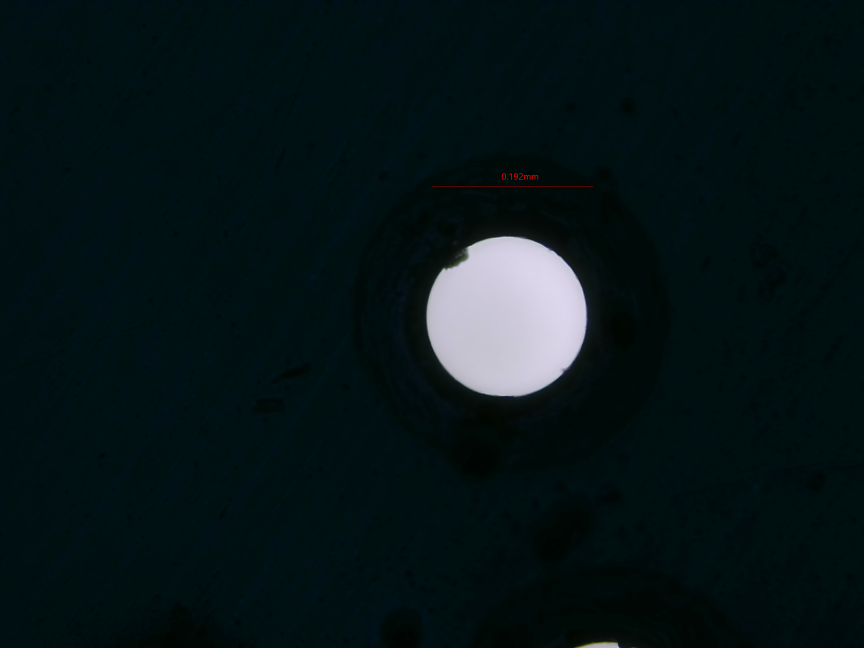
#> input picture test_data/0-192_100x.tif, 2592 x 1944 px (shown at 1/3 size)
$ python measure_hole.py ../test_data/0-192_100x.tif 1.0
#> lines starting #> are read from the running program, lines starting #| are printed output that depends on the picture; after the words box and inside, x2 and y2 are one past the last pixel; in counts of white or black regions, pixels touching at a corner belong together
#!/usr/bin/env python3
"""Measure the diameter of a hole in a microscope image.

    python vision/measure_hole.py IMAGE PX_PER_MM [-d] [-o PATH]

Prints the hole diameter in millimetres. With -d it also writes the input image with the
detected hole circled (default: <image>_debug.png next to the input).

The hole is expected to show up as a bright, roughly circular area (light shining through
it) bounded by a darker rim or background. Detection runs in two stages:

1. Coarse: Hough circle transforms and a bright-blob search on a downscaled copy propose
   candidate circles.
2. Fine: for each candidate, rays are cast from its centre and the bright-to-dark edge is
   located on every ray with sub-pixel precision (steepest intensity drop). A circle is
   fitted to those edge points while rejecting outliers, so burrs, chips and debris on the
   rim do not skew the result. The candidate whose circle is backed by the strongest and
   most complete edge wins.
"""

from __future__ import annotations

import argparse
import sys
from contextlib import contextmanager
from dataclasses import dataclass
from pathlib import Path

import cv2
import numpy as np

EDGE_BLUR_SIGMA = 1.5  # px, noise suppression before locating edges
EDGE_SNR = 5.0  # an edge must be this many times steeper than the image noise
NOISE_FLOOR = 0.25  # grey levels per px; flat 8-bit backgrounds would otherwise read as noise-free
COARSE_SIZE = 640  # px, longest side of the image used for the coarse search
MIN_COVERAGE = 0.3  # fraction of the rim that must be found to accept a circle
LOW_COVERAGE_WARNING = 0.6


@dataclass
class Hole:
    """A detected hole. Pixel values refer to the full-resolution input image."""

    center_x: float
    center_y: float
    radius_px: float
    diameter_mm: float
    coverage: float  # fraction of the rim where an edge was found that fits the circle
    rim_deviation_px: float  # robust standard deviation of the rim around the circle


@dataclass
class _Fit:
    cx: float
    cy: float
    r: float
    coverage: float
    support: float  # mean edge strength along the whole circumference
    deviation: float


class HoleNotFoundError(RuntimeError):
    pass


def load_image(path: str | Path) -> np.ndarray:
    with _quiet_opencv():
        image = cv2.imread(str(path), cv2.IMREAD_COLOR)
    if image is None:
        raise FileNotFoundError(f"cannot read image: {path}")
    return image


# [7 lines left out: function decode_image, not called in this run]


@contextmanager
def _quiet_opencv():
    # Microscope TIFFs carry vendor tags that make libtiff warn on every read.
    log_level = cv2.utils.logging.getLogLevel()
    cv2.utils.logging.setLogLevel(cv2.utils.logging.LOG_LEVEL_ERROR)
    try:
        yield
    finally:
        cv2.utils.logging.setLogLevel(log_level)


def measure_hole(image: np.ndarray, px_per_mm: float) -> Hole:
    """Find the hole in a BGR or grayscale image and measure its diameter."""
    if px_per_mm <= 0:
        raise ValueError("px_per_mm must be positive")
    gray = _to_gray(image)
    smooth = cv2.GaussianBlur(gray, (0, 0), EDGE_BLUR_SIGMA)
    noise = 1.4826 * float(np.median(np.abs(np.diff(smooth, axis=1))))
    min_strength = EDGE_SNR * max(noise, NOISE_FLOOR)

    best = None
    for cx, cy, r in _coarse_candidates(gray):
        fit = _refine(smooth, cx, cy, r, min_strength)
        if fit and fit.coverage >= MIN_COVERAGE and (best is None or fit.support > best.support):
            best = fit
    if best is None:
        raise HoleNotFoundError("no hole found in the image")

    return Hole(
        center_x=best.cx,
        center_y=best.cy,
        radius_px=best.r,
        diameter_mm=2 * best.r / px_per_mm,
        coverage=best.coverage,
        rim_deviation_px=best.deviation,
    )


# [23 lines left out: function draw_debug, not called in this run]


def _to_gray(image: np.ndarray) -> np.ndarray:
    if image.ndim == 2:
        return image.astype(np.float32)
    return cv2.cvtColor(_remove_annotations(image), cv2.COLOR_BGR2GRAY).astype(np.float32)


def _remove_annotations(bgr: np.ndarray) -> np.ndarray:
    """Paint over red overlay lines and labels burned in by the microscope software."""
    b, g, r = (c.astype(np.int16) for c in cv2.split(bgr))
    mask = ((r > 100) & (r - np.maximum(g, b) > 80)).astype(np.uint8)
    # Overlays are thin lines and text; a large red area is image content, leave it alone.
    if not mask.any() or mask.mean() > 0.02:
        return bgr
    mask = cv2.dilate(mask, np.ones((5, 5), np.uint8))
    return cv2.inpaint(bgr, mask, 3, cv2.INPAINT_TELEA)


def _coarse_candidates(gray: np.ndarray) -> list[tuple[float, float, float]]:
    """Rough (cx, cy, r) guesses in full-resolution pixels."""
    h, w = gray.shape
    factor = max(1, round(max(h, w) / COARSE_SIZE))
    small = cv2.resize(gray, (w // factor, h // factor), interpolation=cv2.INTER_AREA)
    small = cv2.GaussianBlur(small, (0, 0), 2)
    # Stretch contrast for the Hough edge thresholds. Keep the brightest pixels unclipped:
    # a small hole may be all of them.
    lo, hi = np.percentile(small, 0.5), small.max()
    small = np.clip((small - lo) * (255 / max(hi - lo, 1.0)), 0, 255).astype(np.uint8)
    sh, sw = small.shape
    min_r, max_r = 6, int(0.6 * min(sh, sw))

    found = []
    for method, param2 in ((cv2.HOUGH_GRADIENT_ALT, 0.7), (cv2.HOUGH_GRADIENT, 25)):
        circles = cv2.HoughCircles(small, method, dp=1, minDist=10, param1=60, param2=param2,
                                   minRadius=min_r, maxRadius=max_r)
        if circles is not None:
            found.extend(tuple(c) for c in circles[0][:5])

    # Fallback for when Hough finds nothing useful: the largest bright blobs.
    _, bright = cv2.threshold(small, 0, 255, cv2.THRESH_BINARY | cv2.THRESH_OTSU)
    n, _, stats, centroids = cv2.connectedComponentsWithStats(bright)
    areas = stats[1:, cv2.CC_STAT_AREA]
    for i in np.argsort(areas)[::-1][:3] + 1:
        if stats[i, cv2.CC_STAT_AREA] >= np.pi * min_r**2:
            found.append((*centroids[i], np.sqrt(stats[i, cv2.CC_STAT_AREA] / np.pi)))

    sx, sy = w / sw, h / sh
    candidates: list[tuple[float, float, float]] = []
    for x, y, r in found:
        c = ((x + 0.5) * sx - 0.5, (y + 0.5) * sy - 0.5, r * (sx + sy) / 2)
        # Several guesses usually describe the same circle; refining one of them is enough.
        if all(np.hypot(c[0] - o[0], c[1] - o[1]) > 0.05 * o[2] or abs(c[2] - o[2]) > 0.05 * o[2]
               for o in candidates):
            candidates.append(c)
    return candidates


def _refine(smooth: np.ndarray, cx: float, cy: float, r: float, min_strength: float) -> _Fit | None:
    """Fit a circle to the bright-to-dark edge near the circle (cx, cy, r)."""
    # Wide search bands first to reach the edge from a rough guess, then narrow bands
    # around the improved circle so edges further away cannot interfere.
    for band_fraction, max_rays in ((0.5, 360), (0.15, 720), (0.03, 3600), (0.03, 3600)):
        band = max(band_fraction * r, 8.0)
        n_rays = int(np.clip(2 * np.pi * r, 90, max_rays))
        x, y, strength = _edge_points(smooth, cx, cy, r, band, n_rays)
        # Rays that only found noise, or a much weaker edge than most rays, do not count.
        strong = strength > max(min_strength, 0.3 * np.median(strength))
        if strong.sum() < max(10, MIN_COVERAGE * n_rays):
            return None
        cx, cy, r, inliers, deviation = _fit_circle_robust(x[strong], y[strong])
        if not (np.isfinite(r) and r > 1):
            return None
    return _Fit(
        cx=cx,
        cy=cy,
        r=r,
        coverage=inliers.sum() / n_rays,
        support=strength[strong][inliers].sum() / n_rays,
        deviation=deviation,
    )


def _edge_points(smooth: np.ndarray, cx: float, cy: float, r: float, band: float, n_rays: int,
                 step: float = 0.5) -> tuple[np.ndarray, np.ndarray, np.ndarray]:
    """On each of n_rays rays, find where the intensity drops fastest within r +- band.

    Returns the edge points (x, y) and the steepness of the drop at each of them.
    """
    angles = np.linspace(0, 2 * np.pi, n_rays, endpoint=False)
    cos, sin = np.cos(angles), np.sin(angles)
    radii = np.arange(max(r - band, 0.3 * r), r + band, step)
    map_x = (cx + np.outer(cos, radii)).astype(np.float32)
    map_y = (cy + np.outer(sin, radii)).astype(np.float32)
    # Outside the image the border pixel is repeated: flat, so no false edges.
    profiles = cv2.remap(smooth, map_x, map_y, cv2.INTER_LINEAR, borderMode=cv2.BORDER_REPLICATE)

    slope = np.gradient(profiles, step, axis=1)  # intensity change per pixel outwards
    k = np.argmin(slope[:, 1:-1], axis=1) + 1  # steepest bright-to-dark drop
    rows = np.arange(n_rays)
    before, at, after = slope[rows, k - 1], slope[rows, k], slope[rows, k + 1]
    # Sub-pixel position: vertex of the parabola through the three slope samples.
    curvature = before - 2 * at + after
    offset = np.divide(before - after, 2 * curvature, out=np.zeros_like(curvature),
                       where=np.abs(curvature) > 1e-6)
    edge_r = radii[k] + np.clip(offset, -0.5, 0.5) * step
    return cx + cos * edge_r, cy + sin * edge_r, -at


def _fit_circle_robust(x: np.ndarray, y: np.ndarray, k: float = 3.0, min_tolerance: float = 2.0):
    """Circle fit that iteratively drops points further than k sigma (MAD) from the circle."""
    inliers = np.ones(len(x), dtype=bool)
    for _ in range(30):
        cx, cy, r = _fit_circle(x[inliers], y[inliers])
        residual = np.hypot(x - cx, y - cy) - r
        res_in = residual[inliers]
        sigma = 1.4826 * np.median(np.abs(res_in - np.median(res_in)))
        updated = np.abs(residual) <= max(k * sigma, min_tolerance)
        if updated.sum() < 3 or np.array_equal(updated, inliers):
            break
        inliers = updated
    return cx, cy, r, inliers, sigma


def _fit_circle(x: np.ndarray, y: np.ndarray) -> tuple[float, float, float]:
    """Least-squares circle: algebraic (Kasa) fit refined by Gauss-Newton on the distances."""
    a = np.column_stack([x, y, np.ones_like(x)])
    (p, q, s), *_ = np.linalg.lstsq(a, x * x + y * y, rcond=None)
    cx, cy = p / 2, q / 2
    r = np.sqrt(s + cx * cx + cy * cy)
    for _ in range(10):
        dx, dy = x - cx, y - cy
        d = np.hypot(dx, dy)
        jacobian = np.column_stack([dx / d, dy / d, np.ones_like(d)])
        delta, *_ = np.linalg.lstsq(jacobian, d - r, rcond=None)
        cx, cy, r = cx + delta[0], cy + delta[1], r + delta[2]
        if np.abs(delta).max() < 1e-4:
            break
    return float(cx), float(cy), float(r)


def main(argv: list[str] | None = None) -> int:
    parser = argparse.ArgumentParser(description="Measure the diameter of a hole in a microscope image.")
    parser.add_argument("image", type=Path, help="path to the microscope image (TIFF, PNG, JPEG, ...)")
    parser.add_argument("px_per_mm", type=float,
                        help="image scale in pixels per millimetre, e.g. 1016.3473 at 40x")
    parser.add_argument("-d", "--debug", action="store_true",
                        help="also write a copy of the image with the detected hole circled")
    parser.add_argument("-o", "--debug-output", type=Path, metavar="PATH",
                        help="where to write the debug image (default: <image>_debug.png next to "
                             "the input); implies -d")
    args = parser.parse_args(argv)
    if args.px_per_mm <= 0:
        parser.error("px_per_mm must be positive")

    try:
        image = load_image(args.image)
#> in load_image, image is the input picture: shape (1944, 2592, 3); mean B, G, R 23.6, 21.6, 7.7
        hole = measure_hole(image, args.px_per_mm)
#> in _remove_annotations, `b, g, r = (c.astype(np.int16) for c in cv2.split(bgr))`:
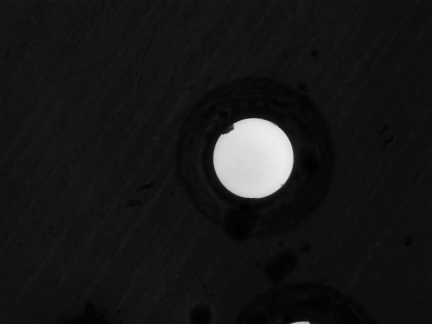
#> b: shape (1944, 2592) int16 (shown at 1/6 size); min 0, max 238, mean 23.6
#> in _remove_annotations, `b, g, r = (c.astype(np.int16) for c in cv2.split(bgr))`:
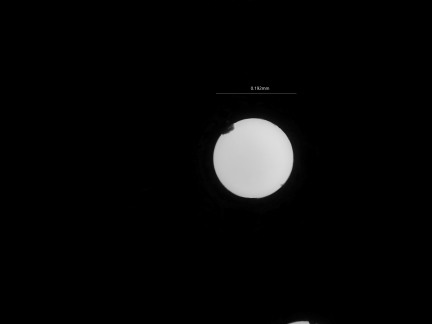
#> r: shape (1944, 2592) int16 (shown at 1/6 size); min 0, max 255, mean 7.7
#> in _remove_annotations, `mask = ((r > 100) & (r - np.maximum(g, b) > 80)).astype(np.uint8)`:
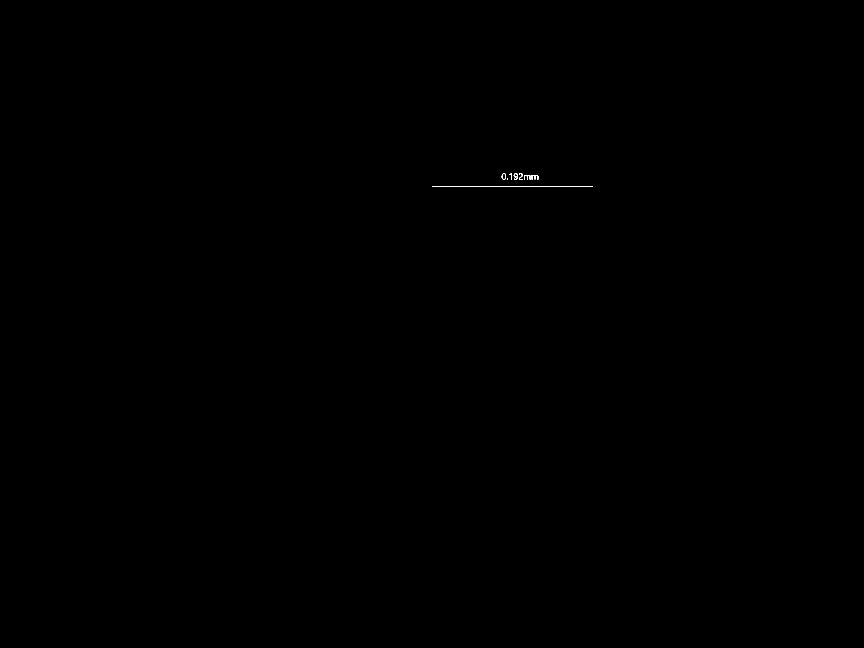
#> mask: shape (1944, 2592) (shown at 1/3 size); values 0 (black) and 1 (white), 0.02% white in thin lines or dots, all inside (x1, y1, x2, y2) = (1296, 520, 1779, 561)
#> in _remove_annotations, `mask = cv2.dilate(mask, np.ones((5, 5), np.uint8))`:
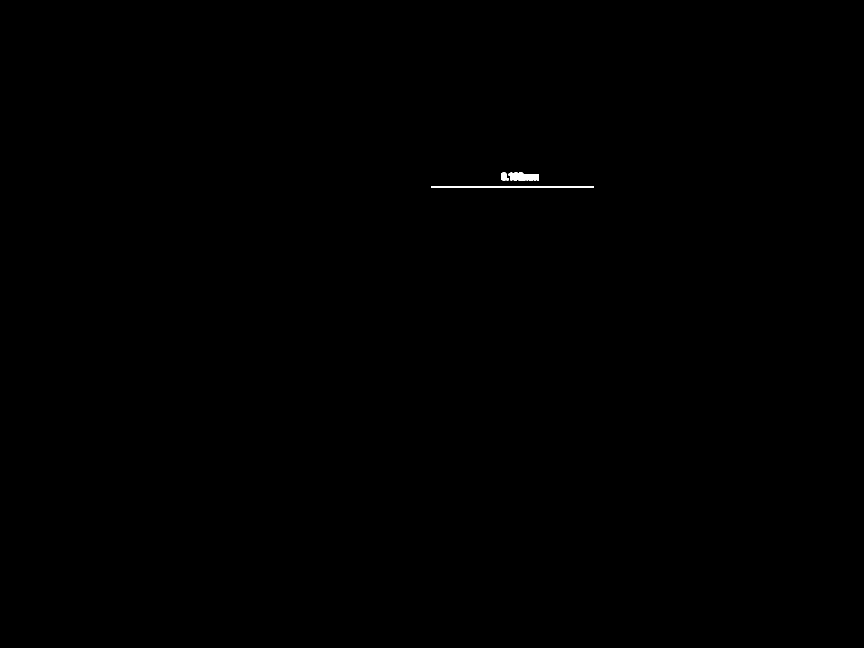
#> mask: shape (1944, 2592) (shown at 1/3 size); values 0 (black) and 1 (white), 0.09% white; 4 white regions, box (x1, y1, x2, y2) and area: (1294, 558, 1781, 563) 2435, (1539, 518, 1617, 541) 1391, (1503, 518, 1526, 541) 374, (1526, 518, 1537, 541) 174
#> in measure_hole, `noise = 1.4826 * float(np.median(np.abs(np.diff(smooth, axis=1))))`: noise = 0.0508
#> in measure_hole, `min_strength = EDGE_SNR * max(noise, NOISE_FLOOR)`: min_strength = 1.25
#> in _coarse_candidates, `h, w = gray.shape`: h = 1944; w = 2592
#> in _coarse_candidates, `factor = max(1, round(max(h, w) / COARSE_SIZE))`: factor = 4
#> in _coarse_candidates, `small = cv2.resize(gray, (w // factor, h // factor), interpolation=cv2..`:
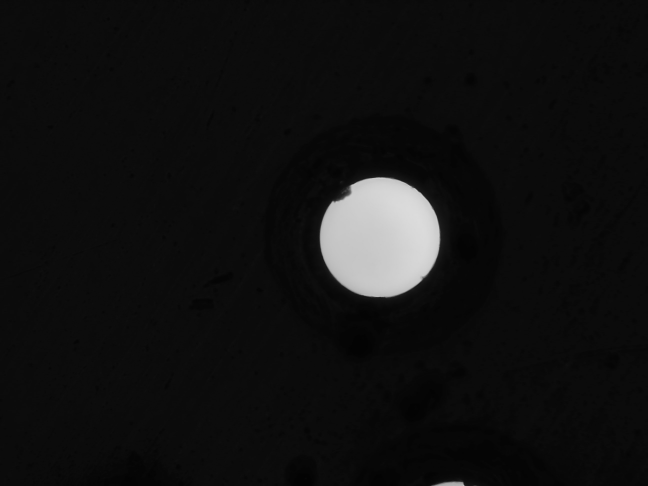
#> small: shape (486, 648) float32; min 2.69, max 220.1, mean 17.7
#> in _coarse_candidates, `lo, hi = np.percentile(small, 0.5), small.max()`: lo = 4.64; hi = 219.4
#> in _coarse_candidates, `small = np.clip((small - lo) * (255 / max(hi - lo, 1.0)), 0, 255).asty..`:
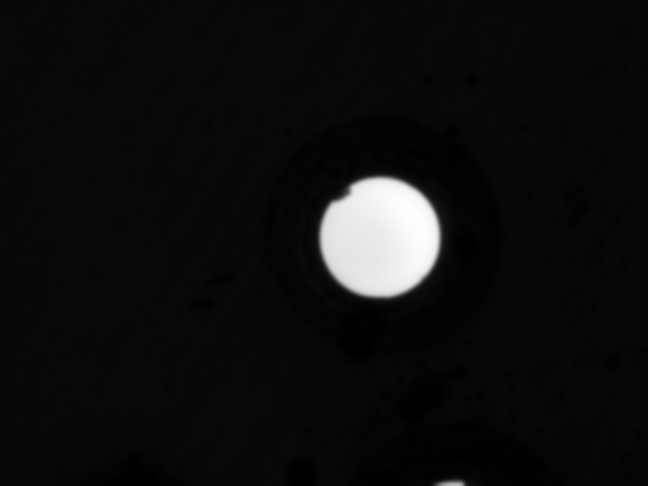
#> small: shape (486, 648); min 0, max 255, mean 15
#> in _coarse_candidates, `sh, sw = small.shape`: sh = 486; sw = 648
#> in _coarse_candidates, `min_r, max_r = 6, int(0.6 * min(sh, sw))`: min_r = 6; max_r = 291
#> in _coarse_candidates, `_, bright = cv2.threshold(small, 0, 255, cv2.THRESH_BINARY | cv2.THRES..`:
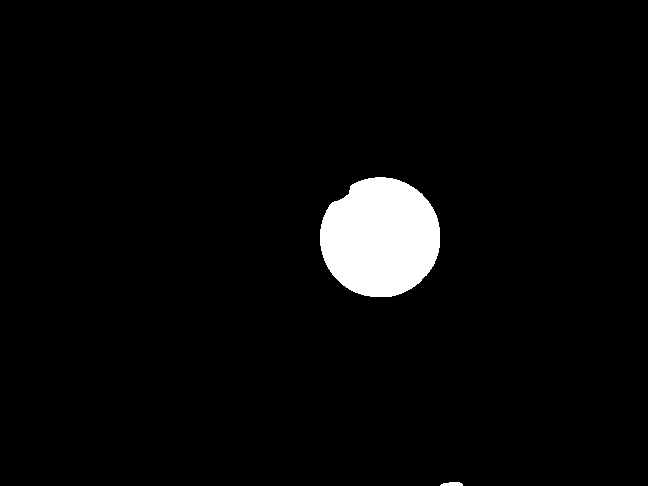
#> bright: shape (486, 648); 3.6% white; 2 white regions, box (x1, y1, x2, y2) and area: (320, 177, 440, 297) 11276, (440, 482, 463, 486) 75
#> in _coarse_candidates, `n, _, stats, centroids = cv2.connectedComponentsWithStats(bright)`: n = 3; stats = [[0, 0, 648, 486, 303577], [320, 177, 120, 120, 11276], [440, 482, 23, 4, 75]]; centroids = [[321.4, 242.6], [380, 237.3], [451.8, 483.8]]
#> in _coarse_candidates, `areas = stats[1:, cv2.CC_STAT_AREA]`: areas = [11276, 75]
#> in _coarse_candidates, `sx, sy = w / sw, h / sh`: sx = 4
#> the loop in measure_hole, `for cx, cy, r in _coarse_candidates(gray):` made 3 passes
    except (FileNotFoundError, HoleNotFoundError) as exc:
        print(f"error: {exc}", file=sys.stderr)
        return 1

    if hole.coverage < LOW_COVERAGE_WARNING:
        print(f"warning: an edge was found on only {hole.coverage:.0%} of the rim; "
              "check the result with -d", file=sys.stderr)
    print(f"{hole.diameter_mm:.3f}")
#| 481.459

    if args.debug or args.debug_output:
        path = args.debug_output or args.image.with_name(f"{args.image.stem}_debug.png")
        try:
            written = cv2.imwrite(str(path), draw_debug(image, hole))
        except cv2.error:  # e.g. unknown file extension
            written = False
        if not written:
            print(f"error: cannot write debug image: {path}", file=sys.stderr)
            return 1
        print(f"debug image: {path}", file=sys.stderr)
    return 0


if __name__ == "__main__":
    sys.exit(main())
#> (the program exits here)

$ run again, on test_data/0-892.tif
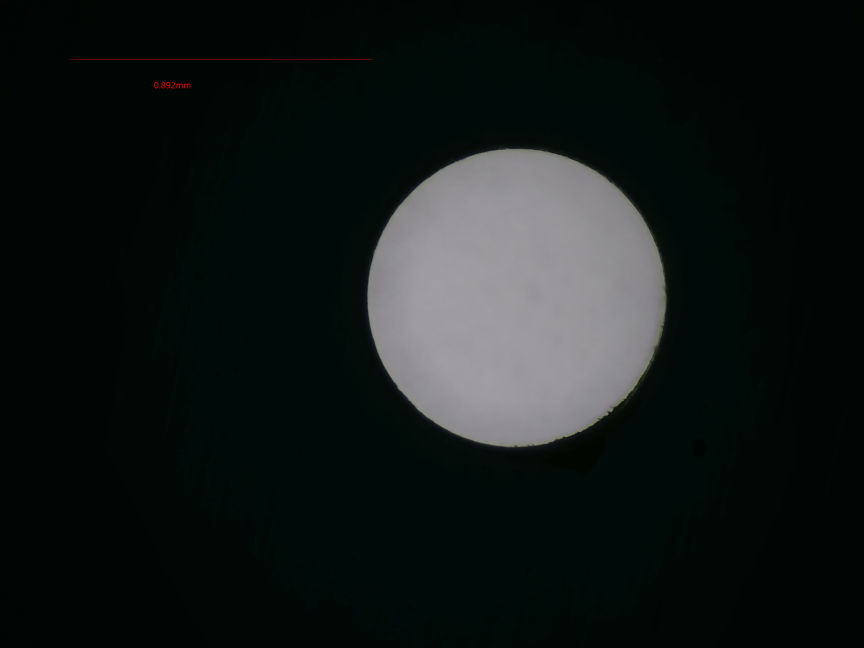
#> input picture test_data/0-892.tif, 2592 x 1944 px (shown at 1/3 size)
#> in load_image, image is the input picture: shape (1944, 2592, 3); mean B, G, R 23.8, 25.6, 18.7
#> noise = 0
#> min_strength = 1.25
#> h = 1944; w = 2592
#> factor = 4
#> lo = 3.86; hi = 158.8
#> in _coarse_candidates, `small = np.clip((small - lo) * (255 / max(hi - lo, 1.0)), 0, 255).asty..`:
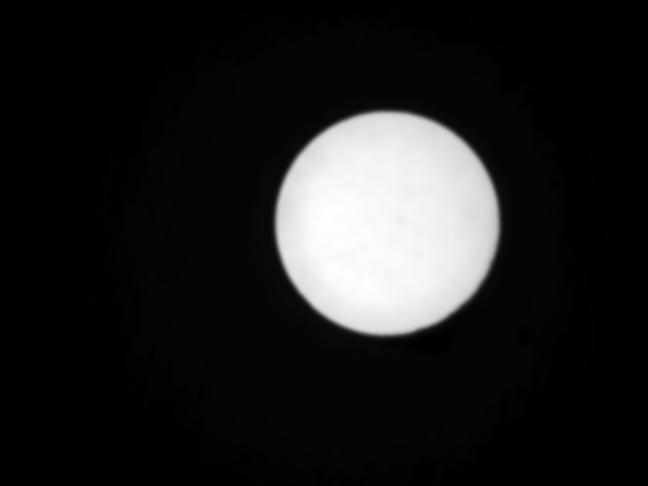
#> small: shape (486, 648); min 0, max 254, mean 31.5
#> sh = 486; sw = 648
#> min_r = 6; max_r = 291
#> in _coarse_candidates, `_, bright = cv2.threshold(small, 0, 255, cv2.THRESH_BINARY | cv2.THRES..`:
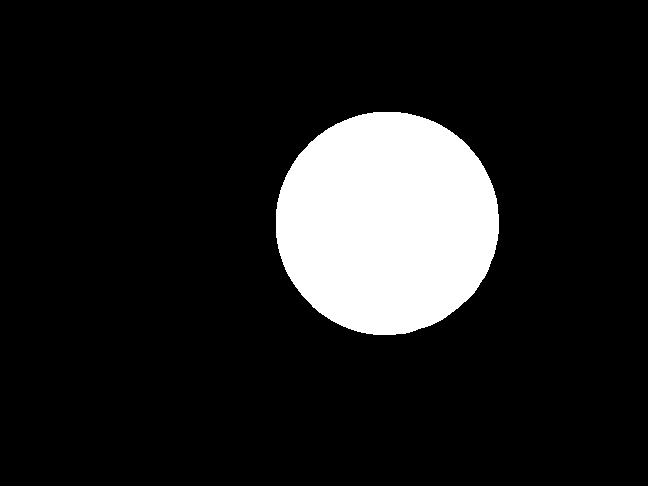
#> bright: shape (486, 648); 12.4% white; 1 white region, box (x1, y1, x2, y2) and area: (276, 112, 499, 335) 39140
#> n = 2; stats = [[0, 0, 648, 486, 275788], [276, 112, 223, 223, 39140]]; centroids = [[314.5, 245.3], [386.7, 222.7]]
#> areas = [39140]
#> sx = 4
#> the loop in measure_hole, `for cx, cy, r in _coarse_candidates(gray):` made 5 passes
#| 894.935
